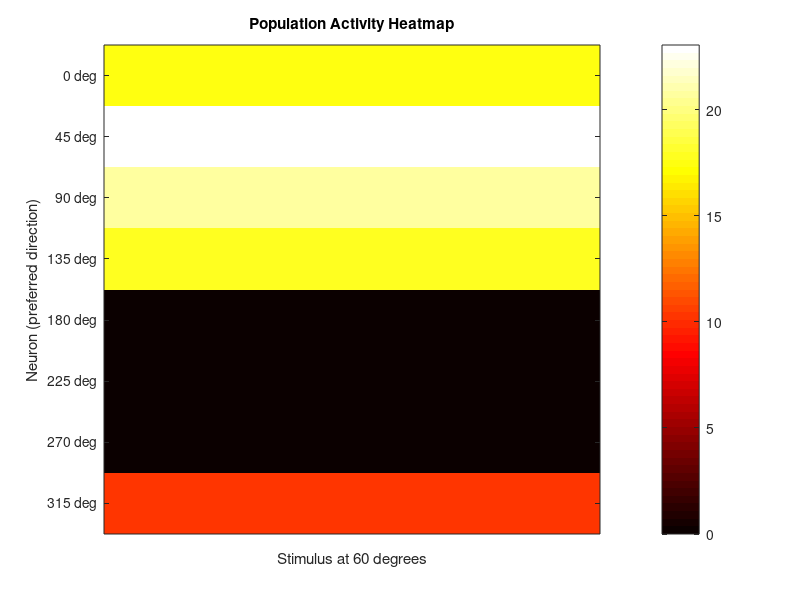

Reproduce this figure in MATLAB. (Note: this script raises an error after producing the figure.)
% MODULE 05: NEURAL CODING -- Population Coding and Decoding
% 8 neurons encode a movement direction. Can we decode it?
%
% Part of the Matlab for Computational Neuroscience course
% Module 05: Neural Coding
%
% What you'll see when you run this:
%   Figure 1: Population activity heatmap for one stimulus direction
%   Figure 2: Population vector showing decoded direction
%   Figure 3: Decoded vs actual direction for many stimuli

clear; clc; close all;
rng(42);

%% 1. Create a Population of 8 Neurons
% Each neuron has a different preferred direction, evenly spaced.

n_neurons = 8;
pref_dirs = linspace(0, 315, n_neurons);  % 0, 45, 90, ..., 315 degrees
baseline = 10;   % baseline firing rate (Hz)
gain = 15;       % modulation depth (Hz)
noise_std = 3;   % noise level (Hz)

fprintf('--- Population of %d Neurons ---\n', n_neurons);
fprintf('Preferred directions: ');
fprintf('%d ', pref_dirs);
fprintf('degrees\n');
fprintf('Baseline: %d Hz, Gain: %d Hz, Noise: %d Hz\n\n', ...
    baseline, gain, noise_std);

%% 2. Simulate Response to One Stimulus Direction
% Stimulus at 60 degrees. Each neuron fires according to its tuning curve + noise.

stimulus_dir = 60;

% Compute noisy responses
responses = baseline + gain * cosd(pref_dirs - stimulus_dir) ...
    + randn(1, n_neurons) * noise_std;
responses = max(responses, 0);  % firing rates can't be negative

% Plot as a heatmap (neurons x 1)
figure;
imagesc(responses');
colorbar;
colormap('hot');
set(gca, 'YTick', 1:n_neurons);
neuron_labels = cell(1, n_neurons);
for i = 1:n_neurons
    neuron_labels{i} = sprintf('%d deg', pref_dirs(i));
end
set(gca, 'YTickLabel', neuron_labels);
set(gca, 'XTick', []);
xlabel('Stimulus at 60 degrees');
ylabel('Neuron (preferred direction)');
title('Population Activity Heatmap');

fprintf('--- Response to %d deg stimulus ---\n', stimulus_dir);
for i = 1:n_neurons
    fprintf('Neuron %d (pref %3d deg): %.1f Hz\n', i, pref_dirs(i), responses(i));
end
fprintf('\n');

%% 3. Decode with Population Vector
% Each neuron "votes" for its preferred direction, weighted by firing rate.
% The sum of votes gives the decoded direction.

decoded_dir = decode_direction(responses, pref_dirs);

% Handle negative decoded direction for display
decoded_display = mod(decoded_dir, 360);

fprintf('--- Population Vector Decoding ---\n');
fprintf('Actual:  %d deg\n', stimulus_dir);
fprintf('Decoded: %.1f deg\n', decoded_display);
fprintf('Error:   %.1f deg\n\n', abs(stimulus_dir - decoded_display));

% Visualize the population vector
figure;
% Draw each neuron's "vote" (thin arrows)
for i = 1:n_neurons
    quiver(0, 0, responses(i) * cosd(pref_dirs(i)), ...
        responses(i) * sind(pref_dirs(i)), ...
        'Color', [0.7 0.7 0.7], 'LineWidth', 1, 'MaxHeadSize', 0.3);
    hold on;
end

% Draw the population vector (thick arrow)
pop_vec_x = sum(responses .* cosd(pref_dirs));
pop_vec_y = sum(responses .* sind(pref_dirs));
quiver(0, 0, pop_vec_x, pop_vec_y, 'r-', 'LineWidth', 3, 'MaxHeadSize', 0.3);

% Draw the true stimulus direction (dashed)
r_max = max(abs([pop_vec_x, pop_vec_y])) * 1.2;
plot([0 r_max * cosd(stimulus_dir)], [0 r_max * sind(stimulus_dir)], ...
    'b--', 'LineWidth', 2);

hold off;
axis equal;
grid on;
legend('Neuron votes', '', '', '', '', '', '', '', ...
    'Population vector', 'True direction');
title(sprintf('Population Vector (actual=%d, decoded=%.0f deg)', ...
    stimulus_dir, decoded_display));
xlabel('x component');
ylabel('y component');

%% 4. Test Across Many Directions
% Decode multiple stimulus directions and compare decoded vs actual.

test_dirs = 0:15:345;  % test every 15 degrees
n_tests = length(test_dirs);
decoded_dirs = zeros(1, n_tests);

for i = 1:n_tests
    % Simulate noisy responses
    test_responses = baseline + gain * cosd(pref_dirs - test_dirs(i)) ...
        + randn(1, n_neurons) * noise_std;
    test_responses = max(test_responses, 0);

    % Decode
    decoded_dirs(i) = mod(decode_direction(test_responses, pref_dirs), 360);
end

% Plot decoded vs actual
figure;
plot(test_dirs, decoded_dirs, 'bo', 'MarkerSize', 8, 'MarkerFaceColor', 'b');
hold on;
plot([0 360], [0 360], 'k--', 'LineWidth', 1);  % perfect decoding line
hold off;
xlabel('Actual Direction (degrees)');
ylabel('Decoded Direction (degrees)');
title('Decoded vs Actual Direction');
legend('Decoded', 'Perfect decoding', 'Location', 'northwest');
xlim([0 360]);
ylim([0 360]);
grid on;

% Compute overall error
errors = abs(test_dirs - decoded_dirs);
% Handle wraparound (e.g., actual=350, decoded=10 -> error=20, not 340)
errors = min(errors, 360 - errors);

fprintf('--- Decoding Accuracy ---\n');
fprintf('Tested %d directions\n', n_tests);
fprintf('Mean error: %.1f degrees\n', mean(errors));
fprintf('Max error:  %.1f degrees\n', max(errors));
fprintf('Std error:  %.1f degrees\n', std(errors));
fprintf('\nWith %d neurons, the population vector decoder\n', n_neurons);
fprintf('can recover the stimulus direction quite well!\n');
